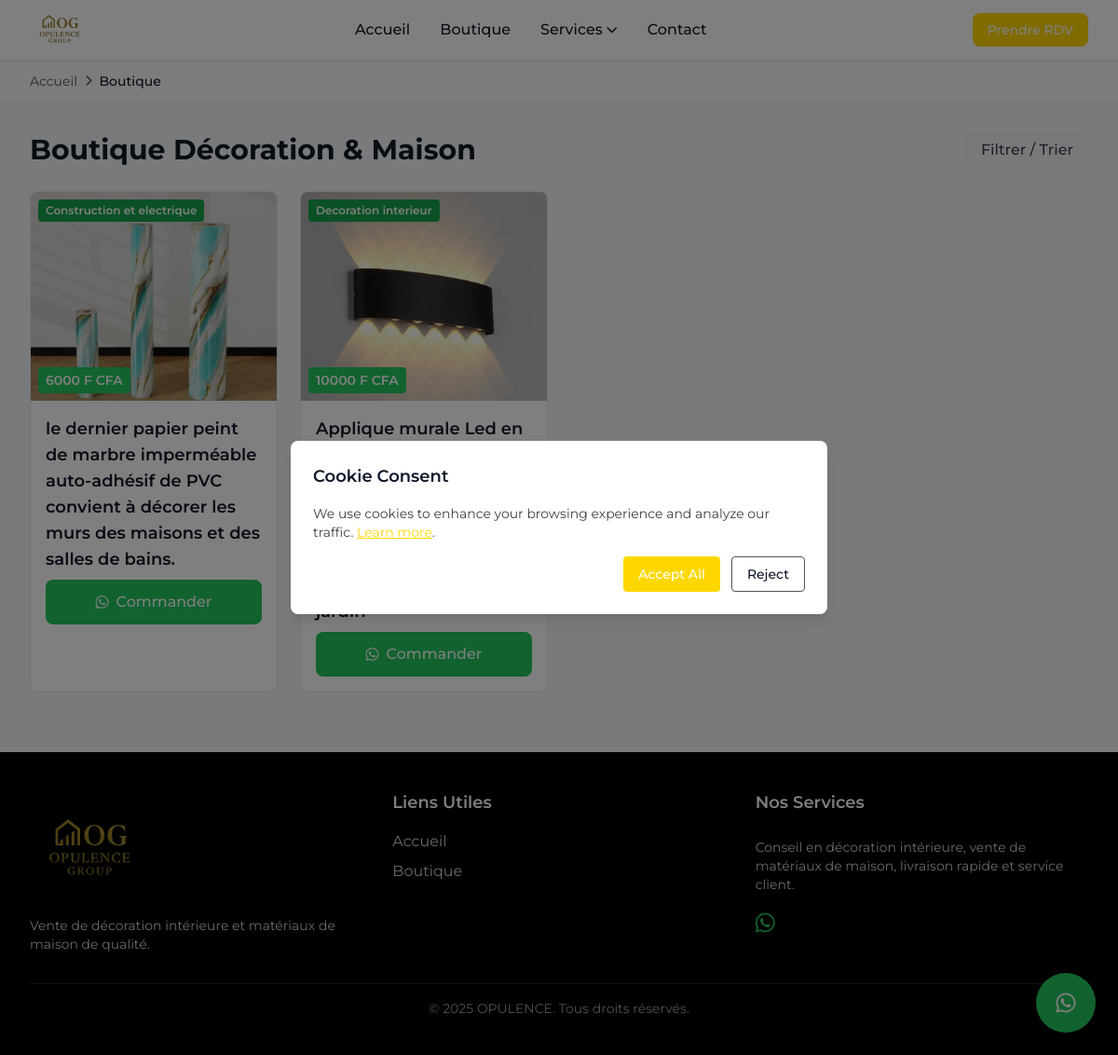
The app's page /shop/ with its own data.
### core/models.py (models this page shows, shortened)
class SiteInfo(models.Model):
    site_name = models.CharField(max_length=255, default="NaturalBio")
    logo = models.ImageField(upload_to="site/logo/", null=True, blank=True)
    favicon = models.ImageField(upload_to="site/favicon/", null=True, blank=True)
    primary_color = models.CharField(max_length=7, default="#2E7D32")
    accent_color = models.CharField(max_length=7, default="#A5D6A7")
    neutral_light = models.CharField(max_length=7, default="#F1F5F9")
    neutral_dark = models.CharField(max_length=7, default="#0F172A")
    success_color = models.CharField(max_length=7, default="#16A34A")
    warning_color = models.CharField(max_length=7, default="#F59E0B")
    danger_color = models.CharField(max_length=7, default="#DC2626")
    email_primary = models.EmailField(default="contact@naturalbio.com")
    phone_primary = models.CharField(max_length=50, default="+229 123 456 78")
    phone_secondary = models.CharField(max_length=50, blank=True, null=True)
    payment_banner = models.ImageField(upload_to="site/banners/", null=True, blank=True)
    promo_banner = models.ImageField(upload_to="site/banners/", null=True, blank=True)
    promo_text = models.CharField(max_length=255, blank=True, null=True, help_text="Texte affiché dans la barre promo")
    footer_text = models.TextField(default="© 2025 NaturalBio. Tous droits réservés.")
    class Meta:
        verbose_name = "Site Information"
        verbose_name_plural = "Site Information"

class Product(models.Model):
    name = models.CharField(max_length=200, verbose_name="Nom")
    description = RichTextField(verbose_name="Description")
    slug = models.SlugField(max_length=200, unique=True, blank=True)
    price = models.DecimalField(max_digits=10, decimal_places=2, verbose_name="Prix")
    image = models.ImageField(upload_to='products/', verbose_name="Image principale")  # image principale
    category = models.ForeignKey('Category', on_delete=models.CASCADE, related_name='products')
    stock = models.PositiveIntegerField(default=0, verbose_name="Stock")
    is_active = models.BooleanField(default=True, verbose_name="Actif")
    is_featured = models.BooleanField(default=False, verbose_name="Vedette")
    created_at = models.DateTimeField(auto_now_add=True)
    class Meta:
        verbose_name = "Produit"
        verbose_name_plural = "Produits"
        ordering = ['-created_at']

class Category(models.Model):
    name = models.CharField(max_length=100, verbose_name="Nom")
    slug = models.SlugField(max_length=100, unique=True, blank=True)
    is_active = models.BooleanField(default=True, verbose_name="Actif")
    created_at = models.DateTimeField(auto_now_add=True)
    class Meta:
        verbose_name = "Catégorie"
        verbose_name_plural = "Catégories"
        ordering = ['name']

### core/views.py (the view)
# urls.py: path('shop/', views.shop, name='shop'),
def shop(request):
    products = Product.objects.all()
    categories = Category.objects.all()
    selected_categories = request.GET.getlist('category')  # ici on peut l’envoyer au template
    if selected_categories:
        products = products.filter(category__slug__in=selected_categories)
    price_min = request.GET.get('price_min')
    price_max = request.GET.get('price_max')
    if price_min:
        products = products.filter(price__gte=price_min)
    if price_max:
        products = products.filter(price__lte=price_max)
    context = {
        'products': products,
        'categories': categories,
        'selected_categories': selected_categories,  # ✅ à utiliser dans le template
        'price_min': price_min,
        'price_max': price_max,
    }
    return render(request, 'core/shop.html', context)

### core/context_processors.py (called while the page is built)
def site_info(request):
    site = SiteInfo.objects.first()  # On suppose un seul enregistrement
    return {
        'site_info': site
    }

def services_pro(request):
    services = Service.objects.all()
    return {
        'services':services
    }

### templates/core/shop.html (shortened to what this page needs)
{% extends 'base.html' %}
{% block breadcrumb %}
<div class="bg-gray-50">
    <div class="max-w-7xl mx-auto px-4 sm:px-6 lg:px-8 py-3">
        <nav class="flex items-center text-sm text-gray-600">
            <a href="/" class="hover:text-green-600 transition-colors">Accueil</a>
            <i class="fas fa-chevron-right mx-2 text-xs"></i>
            <span class="text-gray-900 font-medium">Boutique</span>
        </nav>
    </div>
</div>
{% endblock %}
{% block content %}
<div class="max-w-7xl mx-auto px-4 sm:px-6 lg:px-8 py-8">
    <div class="flex flex-col sm:flex-row sm:items-center justify-between mb-6 gap-4">
        <h1 class="text-3xl font-bold text-gray-900">Boutique Décoration & Maison</h1>
        <div class="flex gap-2 w-full sm:w-auto">
            <button onclick="toggleFilters()" class="w-full sm:w-auto bg-gray-100 hover:bg-gray-200 text-gray-700 font-medium py-2 px-4 rounded-lg transition">
                Filtrer / Trier
            </button>
        </div>
    </div>
    <div class="grid grid-cols-1 sm:grid-cols-2 lg:grid-cols-4 gap-6">
        {% for product in products %}
        <div class="bg-white border border-gray-200 rounded-lg overflow-hidden hover:shadow-lg transition group">
            <a href="{% url 'product_detail' product.slug %}" class="relative block">
                {% if product.image %}
                <img src="{{ product.image.url }}" alt="{{ product.name }}" class="w-full h-56 object-cover group-hover:scale-105 transition-transform duration-300">
                {% else %}
                <div class="h-56 flex items-center justify-center bg-gray-100">
                    <i class="fas fa-leaf text-green-600 text-5xl"></i>
                </div>
                {% endif %}
                {% if product.category %}
                <span class="absolute top-2 left-2 bg-green-600 text-white text-xs font-semibold px-2 py-1 rounded">
                    {{ product.category.name }}
                </span>
                {% endif %}
                <span class="absolute bottom-2 left-2 bg-green-500 text-white text-sm font-semibold px-2 py-1 rounded">
                    {{ product.price|floatformat:0 }} F CFA
                </span>
            </a>
            <div class="p-4 space-y-2">
                <h3 class="font-semibold text-lg">
                    <a href="{% url 'product_detail' product.slug %}" class="hover:text-green-600 transition">
                        {{ product.name }}
                    </a>
                </h3>
                <a href="https://wa.me/{{ site_info.phone_primary|default:'22997000000' }}?text=Bonjour, je souhaite commander le produit {{ product.name|urlencode }} au prix de {{ product.price|floatformat:0 }} F CFA. Lien: {{ request.build_absolute_uri|urlencode }}"
                   target="_blank"
                   class="w-full bg-green-500 hover:bg-green-600 text-white py-3 rounded-lg text-center font-medium transition flex items-center justify-center gap-2 mt-2">
                    <i class="fab fa-whatsapp"></i> Commander
                </a>
            </div>
        </div>
        {% endfor %}
    </div>
</div>
{% endblock %}

### templates/inc/header.html (shortened to what this page needs)
{% load static %}
<header class="sticky top-0 z-50 bg-white shadow-sm border-b border-gray-200">
  <div class="max-w-7xl mx-auto px-4 sm:px-6 lg:px-8">
    <div class="flex items-center justify-between h-16">
      <div class="flex items-center h-full">
        <a href="/" class="h-full">
          {% if site_info.logo %}
            <img src="{{ site_info.logo.url }}" alt="Logo" class="h-full max-h-16 object-contain">
          {% else %}
            <img src="{% static 'img/logo.png' %}" alt="Opulence Logo" class="h-full max-h-16 object-contain">
          {% endif %}
        </a>
      </div>
      <nav class="hidden md:flex items-center space-x-8">
        <a href="/" class="text-gray-900 hover:text-blue-600 transition font-medium">Accueil</a>
        <a href="/shop/" class="text-gray-900 hover:text-blue-600 transition font-medium">Boutique</a>
        <div class="relative group">
          <button class="flex items-center space-x-1 text-gray-900 hover:text-blue-600 transition font-medium">
            <a href="/#service"><span>Services</span></a>
            <i class="fas fa-chevron-down text-xs"></i>
          </button>
        </div>
        <a href="/contact/" class="text-gray-900 hover:text-blue-600 transition font-medium">Contact</a>
      </nav>
      <div class="flex items-center space-x-4">
        <a href="https://calendly.com/houenoumarcel897/30min" target="_blank"
           class="bg-primary hover:bg-blue-700 text-white px-4 py-2 rounded-lg text-sm font-medium transition">
          Prendre RDV
        </a>
      </div>
    </div>
  </div>
</header>

### templates/inc/footer.html (shortened to what this page needs)
{% load static %}
<footer class="bg-black text-white">
  <div class="max-w-7xl mx-auto px-4 sm:px-6 lg:px-8 py-10 space-y-8">
    <div class="grid grid-cols-1 md:grid-cols-3 gap-8">
      <div class="flex flex-col items-center md:items-start space-y-2">
        {% if site_info.logo %}
          <img src="{{ site_info.logo.url }}" alt="{{ site_info.site_name }} Logo" class="w-32 h-auto">
        {% else %}
          <img src="{% static 'img/logo.png' %}" alt="Opulence Logo" class="w-32 h-auto">
        {% endif %}
        <p class="text-sm text-gray-300 text-center md:text-left">
          Vente de décoration intérieure et matériaux de maison de qualité.
        </p>
      </div>
      <div class="flex flex-col space-y-2 text-center md:text-left">
        <h3 class="font-semibold text-lg text-white mb-2">Liens Utiles</h3>
        <a href="/" class="text-gray-300 hover:text-blue-500 transition">Accueil</a>
        <a href="/shop" class="text-gray-300 hover:text-blue-500 transition">Boutique</a>
      </div>
      <div class="flex flex-col space-y-4 text-center md:text-left">
        <h3 class="font-semibold text-lg text-white mb-2">Nos Services</h3>
        <p class="text-gray-300 text-sm">
          Conseil en décoration intérieure, vente de matériaux de maison, livraison rapide et service client.
        </p>
        <div class="flex space-x-6 mt-2 justify-center md:justify-start">
          {% if site_info.phone_primary %}
            <a href="https://wa.me/{{ site_info.phone_primary }}" target="_blank" class="text-green-500 hover:text-green-400 text-2xl">
              <i class="fab fa-whatsapp"></i>
            </a>
          {% endif %}
        </div>
      </div>
    </div>
    <div class="border-t border-gray-800 mt-8 pt-4 text-center text-gray-400 text-sm">
      © {% now "Y" %} {{ site_info.site_name }}. Tous droits réservés.
    </div>
  </div>
</footer>

### records on screen
SiteInfo: logo (picture), site_name "OPULENCE"
Product: image (picture), category.name "Construction et electrique", price "6000", name "le dernier papier peint de marbre imperméable auto-adhésif de PVC convient à décorer les murs des maisons et des salles de bains."
Product: image (picture), category.name "Decoration interieur", price "10000", name "Applique murale Led en…"
